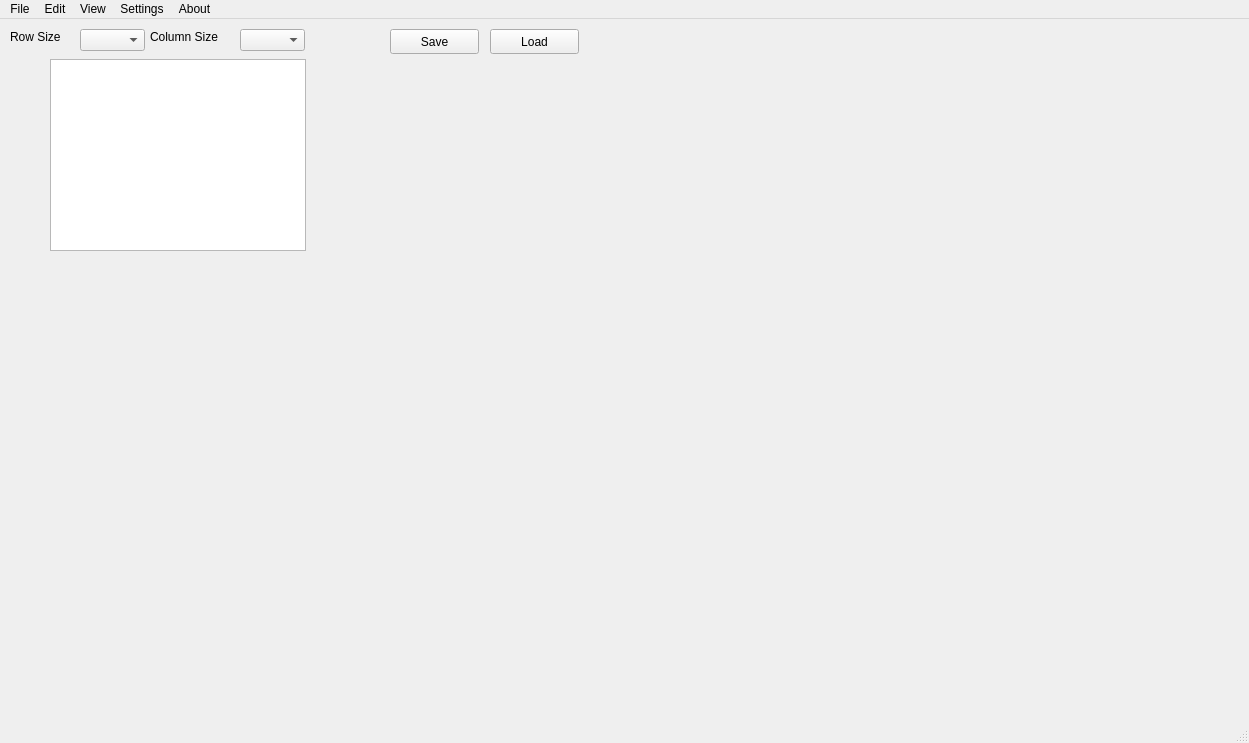
<?xml version="1.0" encoding="UTF-8"?>
<ui version="4.0">
 <class>MainWindow</class>
 <widget class="QMainWindow" name="MainWindow">
  <property name="geometry">
   <rect>
    <x>0</x>
    <y>0</y>
    <width>1249</width>
    <height>743</height>
   </rect>
  </property>
  <property name="windowTitle">
   <string>MainWindow</string>
  </property>
  <widget class="QWidget" name="centralwidget">
   <widget class="QTableView" name="tableView">
    <property name="geometry">
     <rect>
      <x>50</x>
      <y>40</y>
      <width>256</width>
      <height>192</height>
     </rect>
    </property>
   </widget>
   <widget class="QComboBox" name="rowSizeBox">
    <property name="geometry">
     <rect>
      <x>80</x>
      <y>10</y>
      <width>65</width>
      <height>22</height>
     </rect>
    </property>
   </widget>
   <widget class="QLabel" name="label">
    <property name="geometry">
     <rect>
      <x>10</x>
      <y>10</y>
      <width>61</width>
      <height>16</height>
     </rect>
    </property>
    <property name="text">
     <string>Row Size</string>
    </property>
   </widget>
   <widget class="QLabel" name="label_2">
    <property name="geometry">
     <rect>
      <x>150</x>
      <y>10</y>
      <width>91</width>
      <height>16</height>
     </rect>
    </property>
    <property name="text">
     <string>Column Size</string>
    </property>
   </widget>
   <widget class="QComboBox" name="columnSizeBox">
    <property name="geometry">
     <rect>
      <x>240</x>
      <y>10</y>
      <width>65</width>
      <height>22</height>
     </rect>
    </property>
   </widget>
   <widget class="QPushButton" name="save">
    <property name="geometry">
     <rect>
      <x>390</x>
      <y>10</y>
      <width>89</width>
      <height>25</height>
     </rect>
    </property>
    <property name="text">
     <string>Save</string>
    </property>
   </widget>
   <widget class="QPushButton" name="load">
    <property name="geometry">
     <rect>
      <x>490</x>
      <y>10</y>
      <width>89</width>
      <height>25</height>
     </rect>
    </property>
    <property name="text">
     <string>Load</string>
    </property>
   </widget>
  </widget>
  <widget class="QMenuBar" name="menubar">
   <property name="geometry">
    <rect>
     <x>0</x>
     <y>0</y>
     <width>1249</width>
     <height>22</height>
    </rect>
   </property>
   <widget class="QMenu" name="menuFile">
    <property name="title">
     <string>File</string>
    </property>
    <addaction name="actionOpen"/>
    <addaction name="actionNew_Sequence"/>
   </widget>
   <widget class="QMenu" name="menuEdit">
    <property name="title">
     <string>Edit</string>
    </property>
   </widget>
   <widget class="QMenu" name="menuView">
    <property name="title">
     <string>View</string>
    </property>
    <addaction name="separator"/>
   </widget>
   <widget class="QMenu" name="menuSettings">
    <property name="title">
     <string>Settings</string>
    </property>
   </widget>
   <widget class="QMenu" name="menuAbout">
    <property name="title">
     <string>About</string>
    </property>
   </widget>
   <addaction name="menuFile"/>
   <addaction name="menuEdit"/>
   <addaction name="menuView"/>
   <addaction name="menuSettings"/>
   <addaction name="menuAbout"/>
  </widget>
  <widget class="QStatusBar" name="statusbar"/>
  <action name="action10">
   <property name="text">
    <string>10%</string>
   </property>
  </action>
  <action name="actionOpen">
   <property name="text">
    <string>Open</string>
   </property>
  </action>
  <action name="actionNew_Sequence">
   <property name="text">
    <string>New Sequence</string>
   </property>
  </action>
 </widget>
 <resources/>
 <connections/>
</ui>
